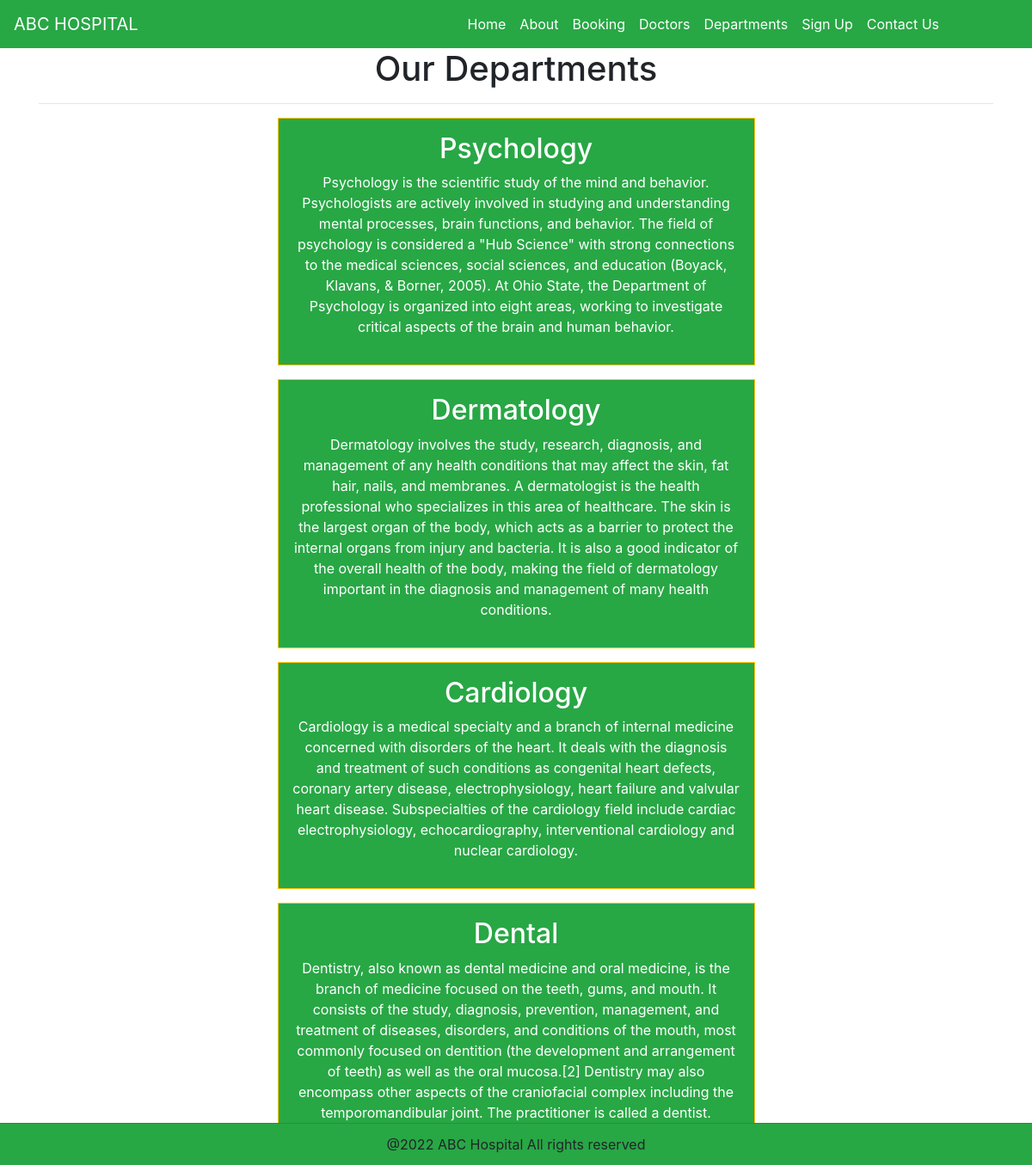
Screenshot of /department with the database file from the repository.
### hospitalapp/models.py (models this page shows, shortened)
class deptmodel(models.Model):
    dep_name=models.CharField(max_length=255)
    dep_desc=models.TextField()

### hospitalapp/views.py (the view)
# urls.py: path('department',views.department,name='department'),
def department(request):
    dep=deptmodel.objects.all()
    return render(request,"department.html",{"dep":dep})

### hospitalapp/templates/department.html
{% extends 'base.html' %}
{% block content %}
<div class="container mb-3">
<h1 class="text-center">Our Departments</h1>
<hr>
{% for d in dep %}
<div class="mx-auto w-50 bg-success text-center text-white p-3 my-3 border border-warning border-rounded">
    <h2>{{d.dep_name}}</h2>
    <p>{{d.dep_desc}}</p>
</div>
{% endfor %}
</div>
{% endblock %}

### rows the page displays
deptmodel: dep_name "Psychology", dep_desc "Psychology is the scientific study of the mind and behavior. Psychologists are actively involved in studying and understanding mental processes, brain functions, and behavior. The field of psychology is considered a \"Hub Science\" with strong connections to the medical sciences, social sciences, and education (Boyack, Klavans, & Borner, 2005). At Ohio State, the Department of Psychology is organized into eight areas, working to investigate critical aspects of the brain and human behavior."
deptmodel: dep_name "Dermatology", dep_desc "Dermatology involves the study, research, diagnosis, and management of any health conditions that may affect the skin, fat hair, nails, and membranes. A dermatologist is the health professional who specializes in this area of healthcare. The skin is the largest organ of the body, which acts as a barrier to protect the internal organs from injury and bacteria. It is also a good indicator of the overall health of the body, making the field of dermatology important in the diagnosis and management of many health conditions."
deptmodel: dep_name "Cardiology", dep_desc "Cardiology is a medical specialty and a branch of internal medicine concerned with disorders of the heart. It deals with the diagnosis and treatment of such conditions as congenital heart defects, coronary artery disease, electrophysiology, heart failure and valvular heart disease. Subspecialties of the cardiology field include cardiac electrophysiology, echocardiography, interventional cardiology and nuclear cardiology."
deptmodel: dep_name "Dental", dep_desc "Dentistry, also known as dental medicine and oral medicine, is the branch of medicine focused on the teeth, gums, and mouth. It consists of the study, diagnosis, prevention, management, and treatment of diseases, disorders, and conditions of the mouth, most commonly focused on dentition (the development and arrangement of teeth) as well as the oral mucosa.[2] Dentistry may also encompass other aspects of the craniofacial complex including the temporomandibular joint. The practitioner is called a dentist."
